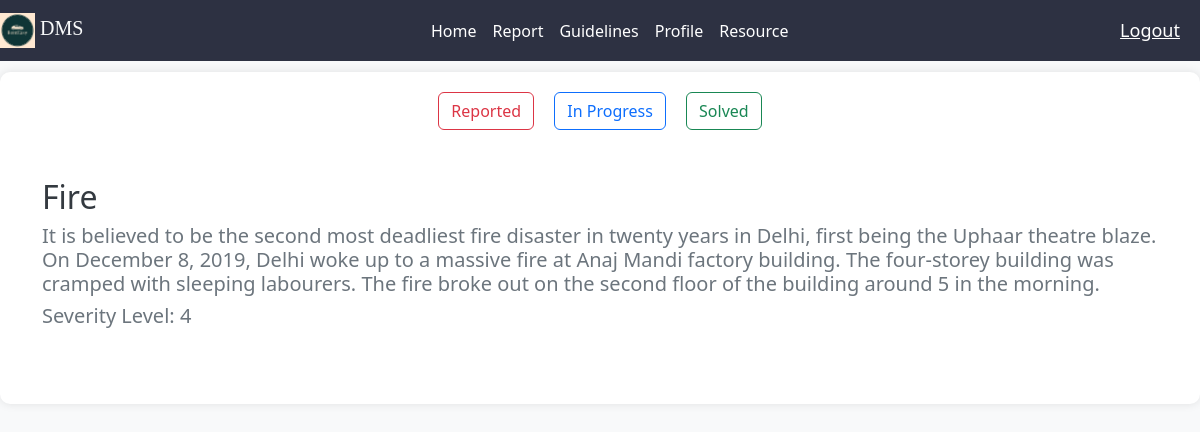
/dashboard_org/ (signed in), run on an earlier commit of the app's database.
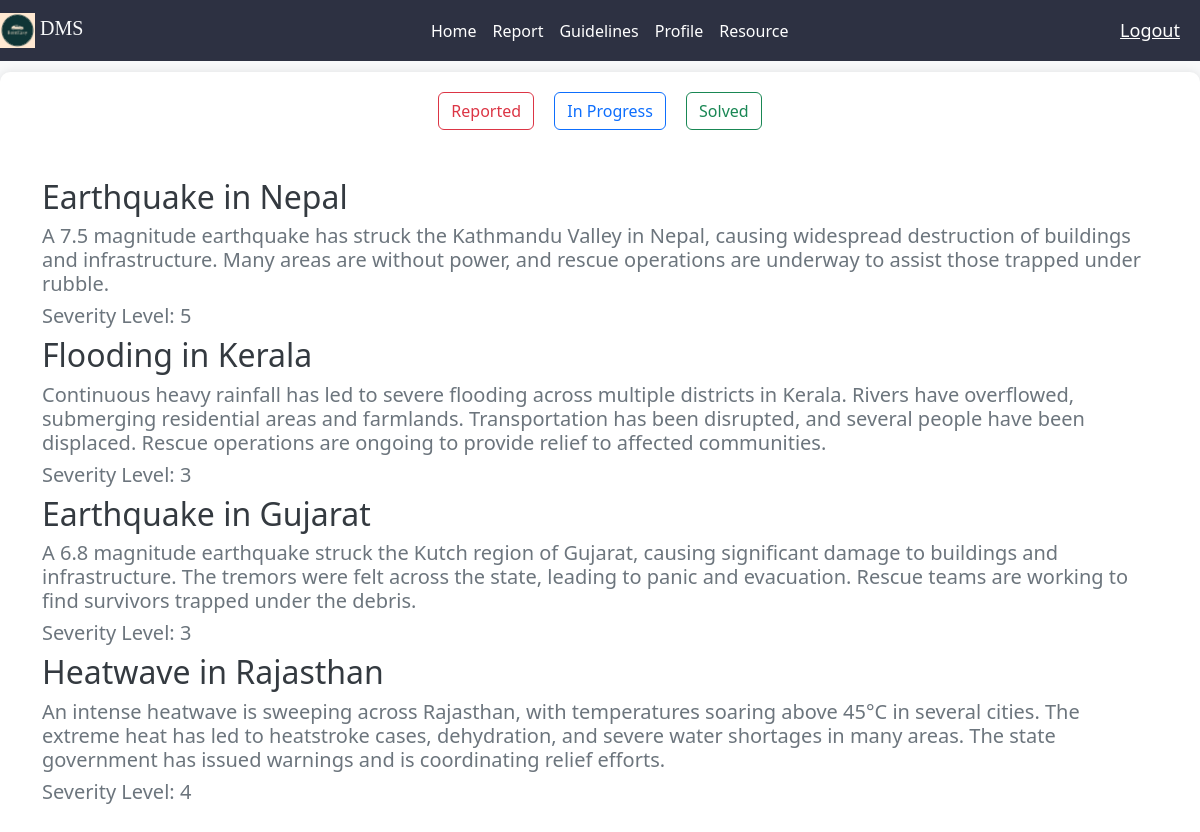
And on a later commit of the database.
### DmsApp/models.py (models this page shows, shortened)
class Report(models.Model):
    LEVEL=(
        ('1','1'),('2','2'),('3','3'),('4','4'),('5','5')
    )
    STATUS=(
        ('reported','reported'),
        ('in_progress','in_progress'),
        ('solved','solved'),
    )
    status=models.CharField(max_length=50,choices=STATUS,default='reported')
    report_name=models.CharField(max_length=30)
    description=models.CharField(max_length=2056,null=True)
    severity_level=models.CharField(max_length=1,choices=LEVEL)
    volunteer=models.ForeignKey(Volunteer, null=True, blank=True, on_delete=models.SET_NULL, related_name='reports')

### DmsApp/views.py (the view)
# urls.py: path('dashboard_org/',dashboard_org,name='dashboard_org'),
@login_required(login_url='login')
def dashboard_org(request):
    user = request.user
    user_type = 'organization'
    profile_info = Organization.objects.get(org_name=user)
    report=Report.objects.all()
    report=report.filter(status='reported')
    context = {'user_type': user_type, 'profile_info': profile_info,'report':report}
    return render(request,'dashboard_org.html',context)

### DmsApp/templates/dashboard_org.html (shortened to what this page needs)
{% extends 'main.html' %}
{% block content %}
<section>
    <div class="text-center">
        <a href="{% url 'dashboard_org' %}" class="btn btn-outline-danger mx-2">Reported</a>
        <a href="{% url 'progress' %}" class="btn btn-outline-primary mx-2">In Progress</a>
        <a href="{% url 'solved' %}" class="btn btn-outline-success mx-2">Solved</a>
    </div>
    <div class="container my-5">
        <div class="row">
            {% for i in report %}
            <h2>{{i.report_name}}</h2>
            <h5>{{i.description}}</h4>
            <h5 class="mr-3">Severity Level: {{ i.severity_level }}</h5>
            {% endfor %}
        </div>
    </div>
</section>
{% endblock %}

What changed in the data, as far as the page shows it:
removed Report: report_name "Fire", description "It is believed to be the second most deadliest fire disaster in twenty years in Delhi, first being the Uphaar theatre blaze. On December 8, 2019, Delhi woke up to a massive fire at Anaj Mandi factory building. The four-storey building was cramped with sleeping labourers. The fire broke out on the second floor of the building around 5 in the morning.", severity_level "4"
added Report: report_name "Earthquake in Nepal", description "A 7.5 magnitude earthquake has struck the Kathmandu Valley in Nepal, causing widespread destruction of buildings and infrastructure. Many areas are without power, and rescue operations are underway to assist those trapped under rubble.", severity_level "5"
added Report: report_name "Flooding in Kerala", description "Continuous heavy rainfall has led to severe flooding across multiple districts in Kerala. Rivers have overflowed, submerging residential areas and farmlands. Transportation has been disrupted, and several people have been displaced. Rescue operations are ongoing to provide relief to affected communities.", severity_level "3"
added Report: report_name "Earthquake in Gujarat", description "A 6.8 magnitude earthquake struck the Kutch region of Gujarat, causing significant damage to buildings and infrastructure. The tremors were felt across the state, leading to panic and evacuation. Rescue teams are working to find survivors trapped under the debris.", severity_level "3"
added Report: report_name "Heatwave in Rajasthan", description "An intense heatwave is sweeping across Rajasthan, with temperatures soaring above 45°C in several cities. The extreme heat has led to heatstroke cases, dehydration, and severe water shortages in many areas. The state government has issued warnings and is coordinating relief efforts.", severity_level "4"
